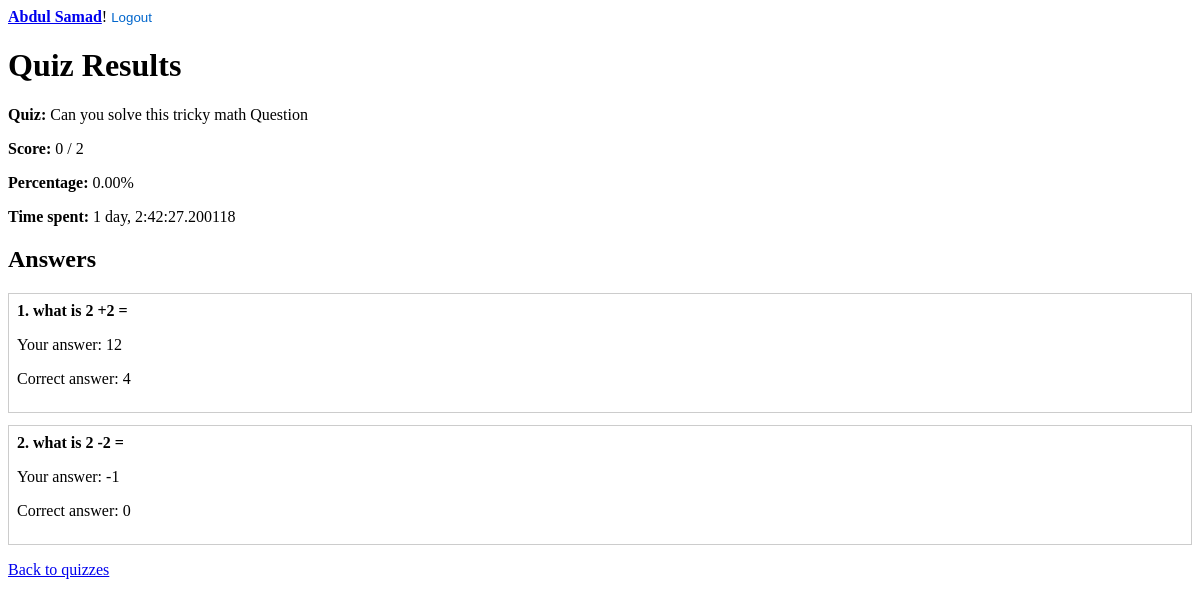
/results/1/ (signed in), run on an earlier commit of the app's database.
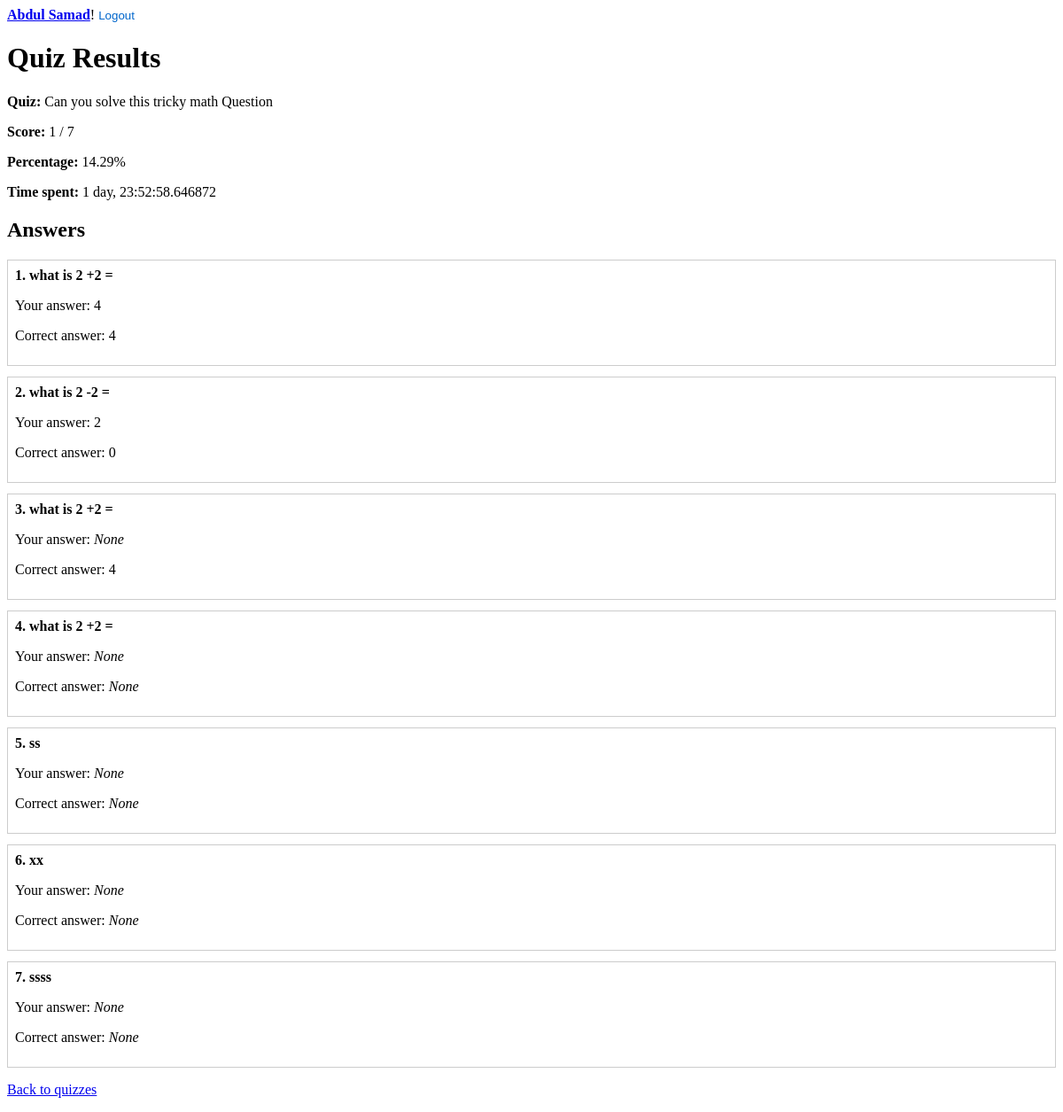
And on a later commit of the database.
### app/models.py (models this page shows, shortened)
class UserAttempt(models.Model):
    user = models.ForeignKey(User, on_delete=models.CASCADE)
    quiz = models.ForeignKey(Quizes, on_delete=models.CASCADE)
    score = models.IntegerField(default=0)
    started_at = models.DateTimeField(auto_now_add=True)
    completed_at = models.DateTimeField(auto_now=True)
    answer = JSONField(default=dict)
    attempt_number = models.IntegerField(default=1)
    def time_spent(self):
        return self.completed_at - self.started_at

class Quizes(models.Model):
    title = models.CharField(max_length=200)
    description = models.TextField(blank=True, null=True)
    created_by = models.ForeignKey(User, on_delete=models.SET_NULL, null=True, blank=True)
    created_at = models.DateTimeField(auto_now_add=True)
    duration = models.DurationField(default=timedelta(minutes=10))  # Quiz time limit
    difficulty = models.CharField(max_length=1, choices=DIFFICULT_CHOICES, default="M")
    is_active = models.BooleanField(default=True) #can be attempt
    available_until = models.DateTimeField(null=True, blank=True)

class Question(models.Model):
    quiz = models.ForeignKey(Quizes, on_delete=models.CASCADE, related_name="questions")
    text = models.CharField(max_length=500)  # use CharField for question text
    order = models.IntegerField(default=0)   # fixed: removed extra ".models"

class Option(models.Model):
    question = models.ForeignKey(Question, on_delete=models.CASCADE, related_name="options")
    text = models.CharField(max_length=100)
    is_correct = models.BooleanField(default=False)
    feedback = models.TextField(blank=True, null=True)

### app/views.py (the view)
# urls.py: path("results/<int:pk>/", QuizResultsView.as_view(), name="quiz-results"),
@method_decorator(login_required, name='dispatch')
class QuizResultsView(DetailView):
    model = UserAttempt
    template_name = 'app/quiz_results.html'
    context_object_name = 'attempt'
    def get_queryset(self):
        return UserAttempt.objects.select_related('quiz', 'user').prefetch_related(
            'quiz__questions__options'
        )
    def get_object(self, queryset=None):
        obj = super().get_object(queryset)
        if obj.user != self.request.user:
            raise PermissionDenied
        return obj
    def get_context_data(self, **kwargs):
        context = super().get_context_data(**kwargs)
        attempt = self.object  # use self.object (already fetched)
        quiz = attempt.quiz
        total_questions = quiz.questions.count()
        correct_count = 0
        answer_details = []
        for question in quiz.questions.all():
            selected_id = attempt.answer.get(str(question.id))
            selected_option = None
            if selected_id:
                try:
                    selected_option = next(opt for opt in question.options.all() if opt.id == int(selected_id))
                    if selected_option.is_correct:
                        correct_count += 1
                except StopIteration:
                    selected_option = None
            try:
                correct_option = next(opt for opt in question.options.all() if opt.is_correct)
            except StopIteration:
                correct_option = None
            answer_details.append({
                "question": question,
                "selected": selected_option,
                "correct": correct_option
            })
        context["answer_details"] = answer_details
        context["correct_count"] = correct_count
        context["total_count"] = total_questions
        context["percentage"] = (correct_count / total_questions * 100) if total_questions > 0 else 0
        return context

### app/templates/app/quiz_results.html (shortened to what this page needs)
{% extends 'base.html' %}
{% block content %}
<h1>Quiz Results</h1>
<p><strong>Quiz:</strong> {{ attempt.quiz.title }}</p>
<p><strong>Score:</strong> {{ attempt.score }} / {{ total_count }}</p>
<p><strong>Percentage:</strong> {{ percentage|floatformat:2 }}%</p>
<p><strong>Time spent:</strong> {{ attempt.time_spent }}</p>
<h2>Answers</h2>
{% for item in answer_details %}
  <div style="margin-bottom:12px; padding:8px; border:1px solid #ccc;">
    <strong>{{ forloop.counter }}. {{ item.question.text }}</strong>
    <p>Your answer: {% if item.selected %}{{ item.selected.text }}{% else %}<em>None</em>{% endif %}</p>
    <p>Correct answer: {% if item.correct %}{{ item.correct.text }}{% else %}<em>None</em>{% endif %}</p>
  </div>
{% endfor %}
<p><a href="{% url 'quiz-list' %}">Back to quizzes</a></p>
{% endblock %}

### app/templates/base.html (shortened to what this page needs)
<!DOCTYPE html>
<html lang="en">
<head>
</head>
<body>
    <nav>
        <div>
            {% if user.is_authenticated %}
               <strong><a href="{% url 'quiz-list' %}">{{ user.first_name }}</a></strong>!
                <form method="post" action="{% url 'logout' %}" style="display:inline;">
                    <button type="submit" style="background:none;border:none;padding:0;margin:0;color:#0066cc;cursor:pointer;">Logout</button>
                </form>
            {% else %}
                <a href="{% url 'quiz-list' %}">Home</a>
                <a href="{% url 'login' %}">Login</a>
                <a href="{% url 'register' %}">Register</a>
            {% endif %}
        </div>
    </nav>
    <main>
        <div class="container">
            {% block content %}
            {% endblock %}
        </div>
    </main>
</body>
</html>

What changed in the data, as far as the page shows it:
changed UserAttempt "Can you solve this tricky math Question": score "0" → "1"; time_spent "1 day, 2:42:27.200118" → "1 day, 23:52:58.646872"
computed for Question (number 1 of 7 on the later page): selected.text "12" → "4"
computed for Question "what is 2 -2 =": selected.text "-1" → "2"
added Question: question.text "what is 2 +2 =", shows "None", correct.text "4"
added Question: question.text "what is 2 +2 =", shows "None"
added Question: question.text "ss", shows "None"
added Question: question.text "xx", shows "None"
added Question: question.text "ssss", shows "None"
Also different on the page:
{{ total_count }}: "2" → "7"
{{ percentage|floatformat:2 }}: "0.00" → "14.29"
